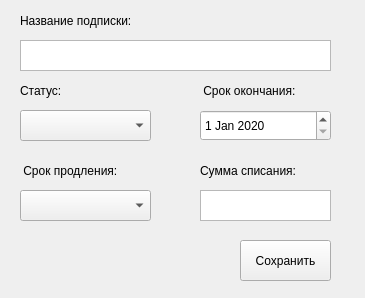
<?xml version="1.0" encoding="UTF-8"?>
<ui version="4.0">
 <class>Form</class>
 <widget class="QWidget" name="Form">
  <property name="geometry">
   <rect>
    <x>0</x>
    <y>0</y>
    <width>365</width>
    <height>298</height>
   </rect>
  </property>
  <property name="windowTitle">
   <string>Добавить подписку</string>
  </property>
  <widget class="QLabel" name="label">
   <property name="geometry">
    <rect>
     <x>20</x>
     <y>10</y>
     <width>311</width>
     <height>21</height>
    </rect>
   </property>
   <property name="text">
    <string>Название подписки:</string>
   </property>
  </widget>
  <widget class="QTextEdit" name="textEdit">
   <property name="geometry">
    <rect>
     <x>20</x>
     <y>40</y>
     <width>311</width>
     <height>31</height>
    </rect>
   </property>
  </widget>
  <widget class="QLabel" name="label_3">
   <property name="geometry">
    <rect>
     <x>20</x>
     <y>160</y>
     <width>131</width>
     <height>21</height>
    </rect>
   </property>
   <property name="text">
    <string> Срок продления:</string>
   </property>
  </widget>
  <widget class="QDateEdit" name="dateEdit">
   <property name="geometry">
    <rect>
     <x>200</x>
     <y>110</y>
     <width>131</width>
     <height>31</height>
    </rect>
   </property>
   <property name="date">
    <date>
     <year>2020</year>
     <month>1</month>
     <day>1</day>
    </date>
   </property>
  </widget>
  <widget class="QLabel" name="label_4">
   <property name="geometry">
    <rect>
     <x>200</x>
     <y>160</y>
     <width>131</width>
     <height>21</height>
    </rect>
   </property>
   <property name="text">
    <string>Сумма списания:</string>
   </property>
  </widget>
  <widget class="QTextEdit" name="textEdit_2">
   <property name="geometry">
    <rect>
     <x>200</x>
     <y>190</y>
     <width>131</width>
     <height>31</height>
    </rect>
   </property>
  </widget>
  <widget class="QLabel" name="label_5">
   <property name="geometry">
    <rect>
     <x>200</x>
     <y>80</y>
     <width>131</width>
     <height>21</height>
    </rect>
   </property>
   <property name="text">
    <string> Срок окончания:</string>
   </property>
  </widget>
  <widget class="QComboBox" name="comboBox_2">
   <property name="geometry">
    <rect>
     <x>20</x>
     <y>190</y>
     <width>131</width>
     <height>31</height>
    </rect>
   </property>
  </widget>
  <widget class="QPushButton" name="pushButton">
   <property name="geometry">
    <rect>
     <x>240</x>
     <y>240</y>
     <width>91</width>
     <height>41</height>
    </rect>
   </property>
   <property name="text">
    <string>Сохранить</string>
   </property>
  </widget>
  <widget class="QComboBox" name="comboBox_3">
   <property name="geometry">
    <rect>
     <x>20</x>
     <y>110</y>
     <width>131</width>
     <height>31</height>
    </rect>
   </property>
  </widget>
  <widget class="QLabel" name="label_6">
   <property name="geometry">
    <rect>
     <x>20</x>
     <y>80</y>
     <width>131</width>
     <height>21</height>
    </rect>
   </property>
   <property name="text">
    <string>Статус:</string>
   </property>
  </widget>
 </widget>
 <resources/>
 <connections/>
</ui>
